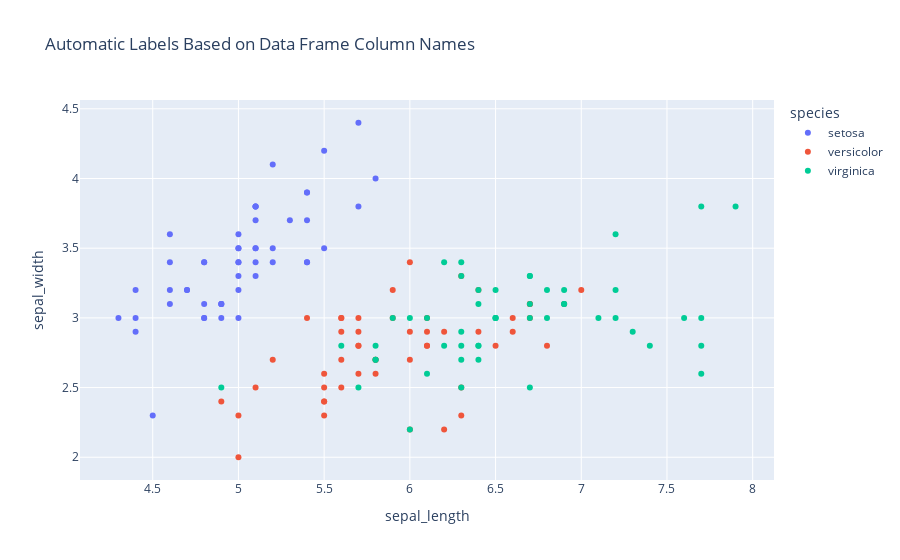

The notebook cell this image was saved under:
### Code cell
fig=px.scatter(df,x='sepal_length',y='sepal_width',color='species', title="Automatic Labels Based on Data Frame Column Names")
fig.show()

### Figure 1 — Plotly figure (JSON) as saved in the notebook; plotly's stock layout.template omitted (floating-point values rounded to 4 significant figures)
{"data": [{"hovertemplate": "species=setosa<br>sepal_length=%{x}<br>sepal_width=%{y}<extra></extra>", "legendgroup": "setosa", "marker": {"color": "#636efa", "symbol": "circle"}, "mode": "markers", "name": "setosa", "orientation": "v", "showlegend": true, "type": "scatter", "x": [5.1, 4.9, 4.7, 4.6, 5, 5.4, 4.6, 5, 4.4, 4.9, 5.4, 4.8, 4.8, 4.3, 5.8, 5.7, 5.4, 5.1, 5.7, 5.1, 5.4, 5.1, 4.6, 5.1, 4.8, 5, 5, 5.2, 5.2, 4.7, 4.8, 5.4, 5.2, 5.5, 4.9, 5, 5.5, 4.9, 4.4, 5.1, 5, 4.5, 4.4, 5, 5.1, 4.8, 5.1, 4.6, 5.3, 5], "xaxis": "x", "y": [3.5, 3, 3.2, 3.1, 3.6, 3.9, 3.4, 3.4, 2.9, 3.1, 3.7, 3.4, 3, 3, 4, 4.4, 3.9, 3.5, 3.8, 3.8, 3.4, 3.7, 3.6, 3.3, 3.4, 3, 3.4, 3.5, 3.4, 3.2, 3.1, 3.4, 4.1, 4.2, 3.1, 3.2, 3.5, 3.1, 3, 3.4, 3.5, 2.3, 3.2, 3.5, 3.8, 3, 3.8, 3.2, 3.7, 3.3], "yaxis": "y"}, {"hovertemplate": "species=versicolor<br>sepal_length=%{x}<br>sepal_width=%{y}<extra></extra>", "legendgroup": "versicolor", "marker": {"color": "#EF553B", "symbol": "circle"}, "mode": "markers", "name": "versicolor", "orientation": "v", "showlegend": true, "type": "scatter", "x": [7, 6.4, 6.9, 5.5, 6.5, 5.7, 6.3, 4.9, 6.6, 5.2, 5, 5.9, 6, 6.1, 5.6, 6.7, 5.6, 5.8, 6.2, 5.6, 5.9, 6.1, 6.3, 6.1, 6.4, 6.6, 6.8, 6.7, 6, 5.7, 5.5, 5.5, 5.8, 6, 5.4, 6, 6.7, 6.3, 5.6, 5.5, 5.5, 6.1, 5.8, 5, 5.6, 5.7, 5.7, 6.2, 5.1, 5.7], "xaxis": "x", "y": [3.2, 3.2, 3.1, 2.3, 2.8, 2.8, 3.3, 2.4, 2.9, 2.7, 2, 3, 2.2, 2.9, 2.9, 3.1, 3, 2.7, 2.2, 2.5, 3.2, 2.8, 2.5, 2.8, 2.9, 3, 2.8, 3, 2.9, 2.6, 2.4, 2.4, 2.7, 2.7, 3, 3.4, 3.1, 2.3, 3, 2.5, 2.6, 3, 2.6, 2.3, 2.7, 3, 2.9, 2.9, 2.5, 2.8], "yaxis": "y"}, {"hovertemplate": "species=virginica<br>sepal_length=%{x}<br>sepal_width=%{y}<extra></extra>", "legendgroup": "virginica", "marker": {"color": "#00cc96", "symbol": "circle"}, "mode": "markers", "name": "virginica", "orientation": "v", "showlegend": true, "type": "scatter", "x": [6.3, 5.8, 7.1, 6.3, 6.5, 7.6, 4.9, 7.3, 6.7, 7.2, 6.5, 6.4, 6.8, 5.7, 5.8, 6.4, 6.5, 7.7, 7.7, 6, 6.9, 5.6, 7.7, 6.3, 6.7, 7.2, 6.2, 6.1, 6.4, 7.2, 7.4, 7.9, 6.4, 6.3, 6.1, 7.7, 6.3, 6.4, 6, 6.9, 6.7, 6.9, 5.8, 6.8, 6.7, 6.7, 6.3, 6.5, 6.2, 5.9], "xaxis": "x", "y": [3.3, 2.7, 3, 2.9, 3, 3, 2.5, 2.9, 2.5, 3.6, 3.2, 2.7, 3, 2.5, 2.8, 3.2, 3, 3.8, 2.6, 2.2, 3.2, 2.8, 2.8, 2.7, 3.3, 3.2, 2.8, 3, 2.8, 3, 2.8, 3.8, 2.8, 2.8, 2.6, 3, 3.4, 3.1, 3, 3.1, 3.1, 3.1, 2.7, 3.2, 3.3, 3, 2.5, 3, 3.4, 3], "yaxis": "y"}], "layout": {"legend": {"title": {"text": "species"}, "tracegroupgap": 0}, "title": {"text": "Automatic Labels Based on Data Frame Column Names"}, "xaxis": {"anchor": "y", "domain": [0, 1], "title": {"text": "sepal_length"}}, "yaxis": {"anchor": "x", "domain": [0, 1], "title": {"text": "sepal_width"}}}}
